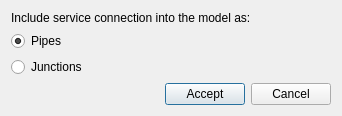
<?xml version="1.0" encoding="UTF-8"?>
<ui version="4.0">
 <class>QGISRedConnectionsToolDialog</class>
 <widget class="QDialog" name="QGISRedConnectionsToolDialog">
  <property name="geometry">
   <rect>
    <x>0</x>
    <y>0</y>
    <width>342</width>
    <height>100</height>
   </rect>
  </property>
  <property name="windowTitle">
   <string>QGISRed: Include connections in model</string>
  </property>
  <property name="windowIcon">
   <iconset>
    <normaloff>:/images/iconIncorporateConnectionsToModel.svg</normaloff>:/images/iconIncorporateConnectionsToModel.png</iconset>
  </property>
  <layout class="QGridLayout" name="gridLayout">
   <item row="0" column="0">
    <layout class="QVBoxLayout" name="verticalLayout">
     <item>
      <widget class="QLabel" name="label_2">
       <property name="text">
        <string>Include service connection into the model as:</string>
       </property>
       <property name="wordWrap">
        <bool>true</bool>
       </property>
      </widget>
     </item>
     <item>
      <layout class="QHBoxLayout" name="horizontalLayout">
       <item>
        <widget class="QRadioButton" name="rbPipes">
         <property name="text">
          <string>Pipes</string>
         </property>
         <property name="checked">
          <bool>true</bool>
         </property>
        </widget>
       </item>
       <item>
        <spacer name="horizontalSpacer_2">
         <property name="orientation">
          <enum>Qt::Horizontal</enum>
         </property>
         <property name="sizeHint" stdset="0">
          <size>
           <width>40</width>
           <height>20</height>
          </size>
         </property>
        </spacer>
       </item>
      </layout>
     </item>
     <item>
      <layout class="QHBoxLayout" name="horizontalLayout_2">
       <item>
        <widget class="QRadioButton" name="rbJunctions">
         <property name="text">
          <string>Junctions</string>
         </property>
        </widget>
       </item>
       <item>
        <spacer name="horizontalSpacer_3">
         <property name="orientation">
          <enum>Qt::Horizontal</enum>
         </property>
         <property name="sizeHint" stdset="0">
          <size>
           <width>40</width>
           <height>20</height>
          </size>
         </property>
        </spacer>
       </item>
      </layout>
     </item>
     <item>
      <layout class="QHBoxLayout" name="horizontalLayout_3">
       <item>
        <spacer name="horizontalSpacer">
         <property name="orientation">
          <enum>Qt::Horizontal</enum>
         </property>
         <property name="sizeHint" stdset="0">
          <size>
           <width>40</width>
           <height>20</height>
          </size>
         </property>
        </spacer>
       </item>
       <item>
        <widget class="QPushButton" name="btAccept">
         <property name="text">
          <string>Accept</string>
         </property>
        </widget>
       </item>
       <item>
        <widget class="QPushButton" name="btCancel">
         <property name="text">
          <string>Cancel</string>
         </property>
        </widget>
       </item>
      </layout>
     </item>
     <item>
      <spacer name="verticalSpacer">
       <property name="orientation">
        <enum>Qt::Vertical</enum>
       </property>
       <property name="sizeHint" stdset="0">
        <size>
         <width>20</width>
         <height>1</height>
        </size>
       </property>
      </spacer>
     </item>
    </layout>
   </item>
  </layout>
 </widget>
 <resources/>
 <connections/>
</ui>
